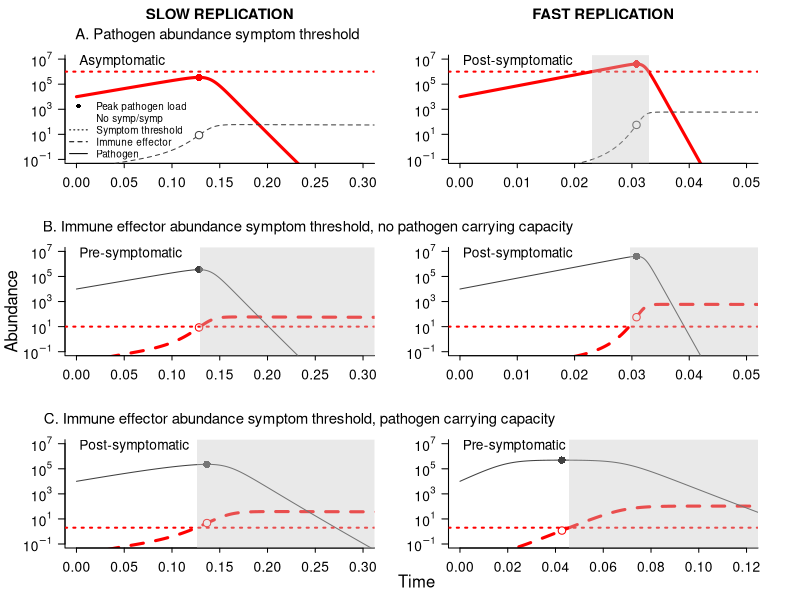
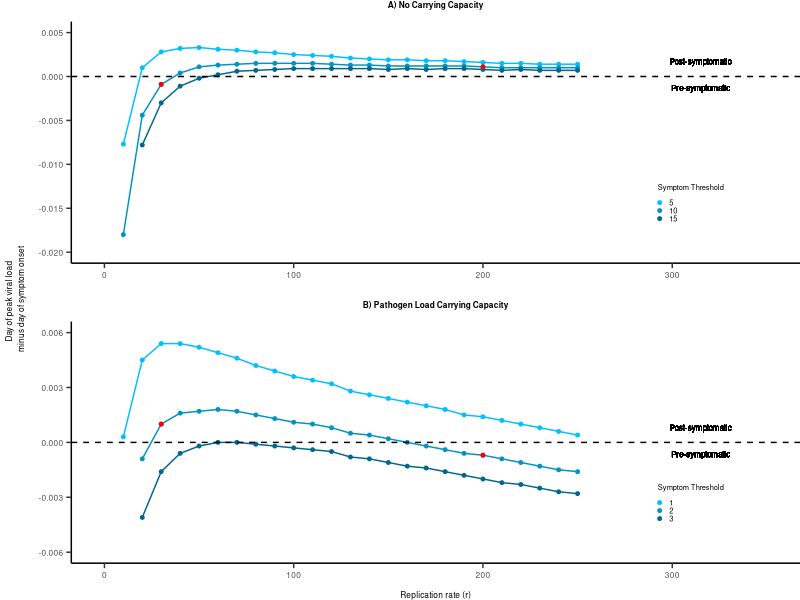
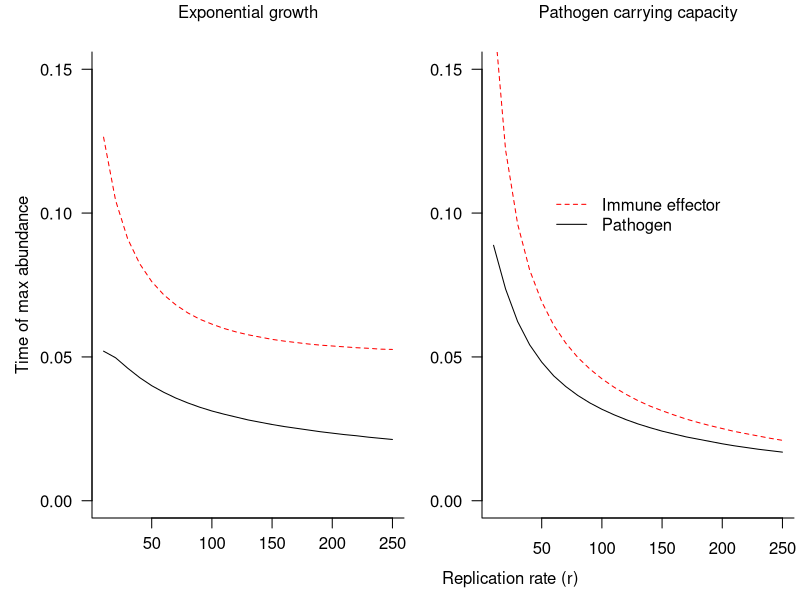

Recreate these plots in R, in order.
## ---- chunk 1
knitr::opts_chunk$set(echo = TRUE, message = FALSE, warning = FALSE)
## ---- chunk 2
require(deSolve)
require(ggplot2)
require(gridExtra)
require(grid)
## ---- chunk 3
within.host.model <- function(t, x, params) {
  P <- x[1]
  X <- x[2]

  with(
    as.list(params),
    {
      dP <- r*P - k*X*P
      dX <- a - d*X + y*k*X*P
    
      res <- c(dP, dX)
      list(res)
    }
  ) 
}

within.host.model.cap <- function(t, x, params) {
  P <- x[1]
  X <- x[2]

  with(
    as.list(params),
    {
      dP <- r*P*(1 - P/(5*10^5)) - k*X*P
      dX <- a - d*X + y*k*X*P
    
      res <- c(dP, dX)
      list(res)
    }
  ) 
}
## ---- chunk 4
get.params <- function(k, r) {
  return(c(y=10^-4, k=k, r=r, a=1, d=.5))
}

desolve_function <- function(tstep, k, r, model, id) {
  time <- seq(0,2, by=tstep)
  params <- get.params(k, r)

  df <- data.frame(lsoda(c(P=id, X=0), time, model, 
                       params))
  
  if(any(df$P <= 0)){
    clearance <- min(which(df$P <= 0))
    df[clearance:length(time),] <- NA
  }
  
  df <- data.frame(time=time, 
                  pathogen=df$P, 
                  immune=df$X, 
                  k=k, r=r, dose=id)
  
  return(df)
}

## ---- chunk 5
peak.pathogenloadtime <- function(df) {
  peak.pl <- max(df$pathogen, na.rm=TRUE)
  return(df[which(df$pathogen==peak.pl),]$time)
}

symptom.onset <- function(df, s.compartment, thresh) {
  symptomatic <- df[which(df[s.compartment] >= thresh),]$time
  if(length(symptomatic) > 0) {
    return(min(symptomatic))
  } else {
    return(NA)
  }
}

symptom.end <- function(df, s.compartment, thresh) {
  symptomatic <- df[which(df[s.compartment] >= thresh),]$time
  if(length(symptomatic) > 0) {
    return(max(symptomatic))
  } else {
    return(NA)
  }
}

delay.calculation <- function(df, symp.thresh) {
  return(peak.pathogenloadtime(df) - symptom.onset(df, 'immune', symp.thresh))
}

## ---- chunk 6
plot.model.simulations <- function(symp.thresh, data, 
                                    cex, label,
                                    xlimlow, xlimhigh, s.compartment) {
  
  col <- 'red'
  
  time <- data$time
  path.load <- data$pathogen
  immune <- data$immune
  peak.load.time <- peak.pathogenloadtime(data)
  
  if (s.compartment == 'pathogen') {
    plot(time, path.load, col=col, xlab="", ylab="", xlim=c(xlimlow, xlimhigh), log='y',
         ylim=10^c(-1, 7), cex.lab=cex, cex.axis=cex, mgp=c(0, 1, 0), 
         yaxt='n', tck=-0.04, type="l", lwd=3, bty='l')
    lines(time, immune, col=gray(0.25), type="l", lty=2)
    points(peak.load.time, path.load[which(time==peak.load.time,)],
         cex=1.5, pch=16, col="red")
    points(peak.load.time, immune[which(time==peak.load.time,)],
         col=gray(0.25), cex=1.5, pch = 21, bg = "white")
    axis(2, cex.axis=cex, at=10^(seq(-1, 7, by=2)), 
     labels=c(expression(10^-1), 
              expression(10^1),
              expression(10^3),
              expression(10^5),
              expression(10^7)), las=2, mgp=c(0, 1, 0))
  } else {
    plot(time, immune, col=col, xlab="", ylab="", xlim=c(xlimlow, xlimhigh), log='y',
         ylim=10^c(-1,7), cex.lab=cex, cex.axis=cex, mgp=c(0, 1, 0), 
         yaxt='n', lty = 2, tck = -0.04, type="l", lwd=3, bty='l')
    lines(time, path.load, col=gray(0.25), type="l")
    points(peak.load.time, immune[which(time==peak.load.time,)],
         cex=1.5, pch = 21, col = "red", bg = "white")
    points(peak.load.time, path.load[which(time==peak.load.time,)],
         col=gray(0.25), pch=16, cex=1.5)
    axis(2, cex.axis=cex, at=10^(seq(-1, 7, by=2)), 
     labels=c(expression(10^-1), 
              expression(10^1),
              expression(10^3),
              expression(10^5),
              expression(10^7)), las=2, mgp=c(0, 1, 0))
  }
  
  abline(h=symp.thresh, lty=3, col=col, lwd=2)
  
  polygon(x=c(symptom.onset(data, 
                            s.compartment,
                            symp.thresh), 
              symptom.onset(data, 
                            s.compartment,
                            symp.thresh),
              symptom.end(data,
                          s.compartment,
                          symp.thresh),
              symptom.end(data,
                          s.compartment,
                          symp.thresh)), 
          y=10^c(-5, 10, 10, -5), 
          col=rgb(200, 200, 200, alpha=100,
                  maxColorValue=255),
          border = NA)
  
  text(0.01 * (xlimhigh - xlimlow) + xlimlow, 10^(.85 * (8)) + 10^-1, 
       labels=label, cex=cex, adj=0)
}

data.lowreplication.nocap <- desolve_function(tstep=10^-4, 
                            k=3.5, r=30, model=within.host.model, id=10^4)
data.highreplication.nocap <- desolve_function(tstep=10^-4, 
                             k=3.5, r=200, model=within.host.model, id=10^4) 

data.lowreplication.cap <- desolve_function(tstep=10^-4, 
                            k=3.5, r=30, model=within.host.model.cap, id=10^4)
data.highreplication.cap <- desolve_function(tstep=10^-4, 
                             k=3.5, r=200, model=within.host.model.cap, id=10^4) 

path.symp.thresh <- 10^6
immune.sympthresh <- 10
immune.pathcap.sympthresh <- 2
cex <- 1.25
cex_labels <- 0.9

{
  par(mfrow=c(3, 2), oma=c(0, 2.5, 1.75, 0), mai=c(0.52, 0.32, 0.32, 0.42))
    
  plot.model.simulations(symp.thresh = path.symp.thresh,
                         data = data.lowreplication.nocap, 
                         cex = cex, 
                         label = "Asymptomatic", 
                         xlimlow = 0, xlimhigh = 0.3, 
                         s.compartment = 'pathogen')
  
  legend(-0.01, 10^4.2, legend=c('Peak pathogen load', 
                             'No symp/symp',
                             'Symptom threshold',
                             'Immune effector', 
                             'Pathogen'
                           ), 
         lty=c(NA, NA, 3, 2, 1), pch=c(16, NA, NA, NA, NA), bty="n",
         xpd=TRUE, cex=0.9)
  
  mtext(text="SLOW REPLICATION", font=2, side=3, line=2.5, cex=cex_labels)
  
  mtext(text="A. Pathogen abundance symptom threshold", side=3, line=1, 
        cex=cex_labels, adj=0.4)
  
  plot.model.simulations(symp.thresh = path.symp.thresh, 
                         data = data.highreplication.nocap, 
                         cex = cex, 
                         label = "Post-symptomatic", 
                         xlimlow = 0, xlimhigh = 0.05, 
                         s.compartment = 'pathogen')
  
  mtext(text="FAST REPLICATION", font=2, side=3, line=2.5, cex=cex_labels)
  
  plot.model.simulations(symp.thresh = immune.sympthresh, 
                         data = data.lowreplication.nocap, 
                         cex = cex, 
                         label = "Pre-symptomatic", 
                         xlimlow = 0, xlimhigh = 0.3, 
                         s.compartment = 'immune')
  
  mtext(text="B. Immune effector abundance symptom threshold, no pathogen carrying capacity", 
        side=3, line=1, cex=cex_labels, adj=0.1)
  
  plot.model.simulations(symp.thresh = immune.sympthresh, 
                         data = data.highreplication.nocap, 
                         cex = cex, 
                         label = "Post-symptomatic", 
                         xlimlow = 0, xlimhigh = 0.05, 
                         s.compartment = 'immune')
  
  plot.model.simulations(symp.thresh = immune.pathcap.sympthresh, 
                         data = data.lowreplication.cap, 
                         cex = cex, 
                         label = "Post-symptomatic",
                         xlimlow = 0, xlimhigh = 0.3, 
                         s.compartment = 'immune')
  
  mtext(text="C. Immune effector abundance symptom threshold, pathogen carrying capacity", 
        side=3, line=1, cex=cex_labels, adj=0.105)
  
  plot.model.simulations(symp.thresh = immune.pathcap.sympthresh, 
                         data = data.highreplication.cap, 
                         cex = cex, 
                         label = "Pre-symptomatic", 
                         xlimlow = 0, xlimhigh = 0.12, 
                         s.compartment = 'immune')
  
  mtext("Time", side=1, line=-1.75, outer=TRUE, adj=0.5)
  mtext("Abundance", side=2, line=1, outer=TRUE)
}
## ---- chunk 7
get.delays.df <- function(data, param.vals, symp.thresh) {
  
  delays.df <- do.call(rbind, lapply(param.vals, function(x) 
    data.frame(r=x,
               delay.symponset.peakload=
                 delay.calculation(data[data$r==x,], symp.thresh),
               symp.thresh=symp.thresh))) 
  
  return(delays.df)
}

r_vals <- seq(10, 250, by=10)

varyingr.nocap <- data.frame(k= 3.5, r=r_vals, dose=10^5)
varyingr.nocap <- do.call(rbind, mapply(desolve_function, 
                                  tstep=10^-4, 
                                  k=varyingr.nocap$k, 
                                  r=varyingr.nocap$r, 
                                  id=varyingr.nocap$dose,                                  
                                  MoreArgs=list(model=within.host.model),
                                  SIMPLIFY = FALSE))

varyingr.cap <- data.frame(k= 7, r=r_vals, dose=10^5)
varyingr.cap <- do.call(rbind, mapply(desolve_function, 
                                  tstep=10^-4, 
                                  k=varyingr.cap$k, 
                                  r=varyingr.cap$r, 
                                  id=varyingr.cap$dose,                                  
                                  MoreArgs=list(model=within.host.model.cap),
                                  SIMPLIFY = FALSE))

delays.byr.lowsympthresh.nocap <- get.delays.df(data=varyingr.nocap, 
                                          param.vals=r_vals,
                                          symp.thresh=5)

delays.byr.medsympthresh.nocap <- get.delays.df(data=varyingr.nocap, 
                                          param.vals=r_vals,
                                          symp.thresh=10)

delays.byr.highsympthresh.nocap <- get.delays.df(data=varyingr.nocap, 
                                          param.vals=r_vals,
                                          symp.thresh=15)

delays.byr.lowsympthresh.cap <- get.delays.df(data=varyingr.cap, 
                                          param.vals=r_vals,
                                          symp.thresh=1)

delays.byr.medsympthresh.cap <- get.delays.df(data=varyingr.cap, 
                                          param.vals=r_vals,
                                          symp.thresh=2)

delays.byr.highsympthresh.cap <- get.delays.df(data=varyingr.cap, 
                                          param.vals=r_vals,
                                          symp.thresh=3)

plot.varyingr <- function(delaysbyr1, delaysbyr2, delaysbyr3, size, ylow, yhigh,
                          xlow, xhigh) {
  highlighted_points <- delaysbyr2[delaysbyr2$r==30 | delaysbyr2$r==200,]
  
  return(ggplot(delaysbyr1, aes(x=r, y=delay.symponset.peakload, 
                         color = as.character(symp.thresh))) + theme_classic() +
    theme(
          plot.title = element_text(hjust = 0.5, vjust = 3, size=size,
                                    face="bold"), 
          plot.margin = unit(c(0.05, 0, 0, -0.05),"in"),
          axis.title.y = element_text(margin = margin(r=4), size=size),
          axis.title.x = element_text(margin = margin(t=8), size=size),
          axis.text.x = element_text(size=size, margin = margin(t=2)),
          axis.text.y = element_text(size=size, margin = margin(r=2)),
          axis.ticks.length=unit(0.05, "in"),
          legend.key.size = unit(0.001, "in"),
          legend.text = element_text(size=size * .9),
          legend.title = element_text(size=size * .9),
          legend.position = c(0.85, 0.25)) +
      ylim(ylow, yhigh) + 
    xlim(xlow, xhigh) +
  geom_point(size=1) + 
    geom_line() + geom_point(data=delaysbyr2, size=1) + 
    geom_line(data=delaysbyr2) + geom_point(data=delaysbyr3, size=1) +
    geom_line(data=delaysbyr3) +
  geom_hline(yintercept=0, linetype="dashed", color="black") +
    geom_point(data=highlighted_points, aes(x=r, y=delay.symponset.peakload), color="red", size=1)) 
}

cols <- colorRampPalette(c("deepskyblue", "deepskyblue4"))
cols <- cols(3)

{plot.varyingr.nocap <- plot.varyingr(delays.byr.lowsympthresh.nocap, 
                delays.byr.medsympthresh.nocap, 
                delays.byr.highsympthresh.nocap, 
                size=6, 
                ylow=-.02, 
                yhigh=.005, 
                xlow=0, 
                xhigh=350) + 
    ggtitle("A) No Carrying Capacity") + 
    xlab("") +
    ylab("") +
    geom_text(aes(x=315, y=-0.0013, label = "Pre-symptomatic"),
                  color="black", size=2) +
    geom_text(aes(x=315, y=0.0017, label = "Post-symptomatic"),
                  color="black", size=2) +
    scale_color_manual(name="Symptom Threshold", values = c("5"= cols[1], 
                                                            "10"= cols[2], 
                                                            "15"= cols[3]),
                       limits=c("5", "10", "15"))
    
  
  plot.varyingr.cap <- plot.varyingr(delays.byr.lowsympthresh.cap,
                delays.byr.medsympthresh.cap, 
                delays.byr.highsympthresh.cap, 
                size=6, 
                ylow=-.006, 
                yhigh=.006, 
                xlow=0, 
                xhigh=350) + 
    ggtitle("B) Pathogen Load Carrying Capacity") +
    xlab("Replication rate (r)") + 
    ylab("") +
    geom_text(aes(x=315, y=-0.00065, label = "Pre-symptomatic"),
                  color="black", size=2) +
    geom_text(aes(x=315, y=0.0008, label = "Post-symptomatic"),
                  color="black", size=2) + 
    scale_color_manual(name="Symptom Threshold", values = c("1"= cols[1], 
                                                            "2"= cols[2], 
                                                            "3"= cols[3]))
  
  grid.arrange(plot.varyingr.nocap, plot.varyingr.cap, nrow=2, 
               left=textGrob("Day of peak viral load \n minus day of symptom onset",
               gp = gpar(fontsize = 6),
               rot=90))
}
## ---- chunk 8
peak.immunetime <- function(df) {
  peak.immune <- max(df$immune, na.rm=TRUE)
  return(df[which(df$immune==peak.immune),]$time)
}

get.peaktimes.df <- function(data) {
  
  peaktimes.df <- do.call(rbind, lapply(r_vals, function(x) 
    data.frame(r=x,
               pathogen.peaktime=peak.pathogenloadtime(data[data$r==x,]),
               immune.peaktime=peak.immunetime(data[data$r==x,])))) 
  
  return(peaktimes.df)
}

peaktimes.cap <- get.peaktimes.df(varyingr.cap)
peaktimes.nocap <- get.peaktimes.df(varyingr.nocap)

{
  par(mfrow=c(1, 2), mai=c(0.82, 0.72, 0.52, 0.06), oma=c(0, 1, 0, 0))
  
  plot(pathogen.peaktime ~ r, data=peaktimes.cap, ylim=c(0, 0.15), type="l",
       xlab="", ylab="", yaxt="n", bty="l", 
       mgp=c(2.25, 0.75, 0))
  axis(2, las=2)
  mtext("Time of max abundance", 2, line=3)
  lines(immune.peaktime ~ r, data=peaktimes.cap, col="red", lty=2)
  
  mtext("Exponential growth", side=3, line=1.5)
  
  mtext("Replication rate (r)", side=1, line=2.5, adj=2)
  
  plot(pathogen.peaktime ~ r, data=peaktimes.nocap, ylim=c(0, 0.15), type="l",
       xlab="", ylab="", yaxt="n", bty="l")
  axis(2, las=2)
  lines(immune.peaktime ~ r, data=peaktimes.nocap, col="red", lty=2)
  
  mtext("Pathogen carrying capacity", side=3, line=1.5)
  
  legend(50, 0.11, legend=c('Immune effector',
                             'Pathogen'), 
         lty=c(2, 1), col=c("red", "black"), bty="n")
}
